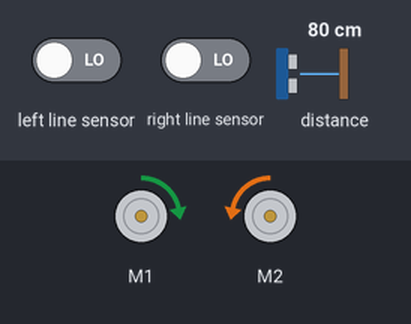
The program below on a simulated BBC micro:bit (MakeCode). Parts: 2 × DC motor (green arrow = forward, orange = backward, longer = faster). Inputs (shaded band) come from the test bench; at power-on: distance to the obstacle 80 cm, left line sensor LOW, right line sensor LOW.

Above: at 1.2 s.
1.3 s: distance to the obstacle set to 16 cm
2.8 s: distance to the obstacle set to 13 cm
At 2.97 s:
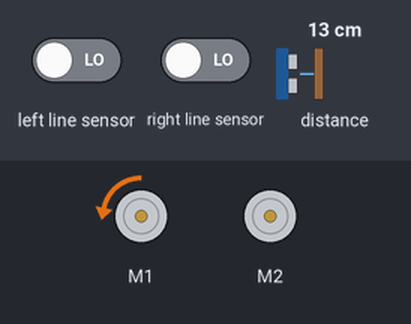
5.8 s: distance to the obstacle set to 9 cm
At 8.44 s:
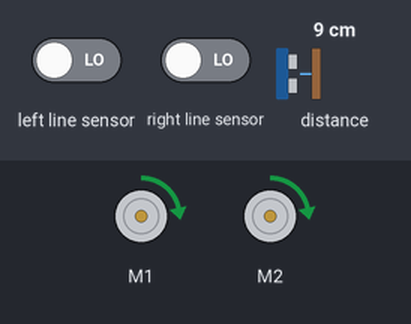
8.8 s: distance to the obstacle set to 18 cm
At 10.0 s:
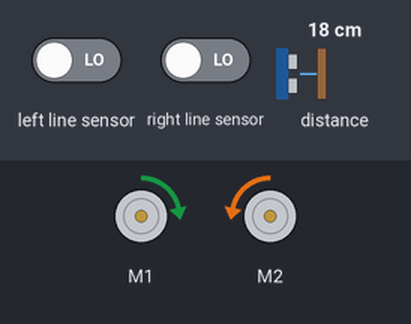
10.3 s: distance to the obstacle set to 2 cm
Timing chart, 0 to 14.3 s (numbered marks = the images above; inputs shaded):
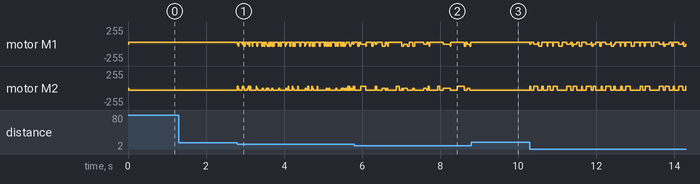

Measured:
- the behaviour switches between 15 and 14 cm on distance to the obstacle (found by bisection; images 0 and 1)
- after the input at 1.3 s, every drawn part: stays the same
- after the input at 8.8 s, motor M1: stops changing and stays forward 30/255; motor M2: stops changing and stays backward 30/255

The program:

main.ts
```typescript
function goSearching () {
    maqueen.motorRun(maqueen.Motors.M1, maqueen.Dir.CW, 30)
    maqueen.motorRun(maqueen.Motors.M2, maqueen.Dir.CCW, 30)
    searching = true
    while (searching) {
        distance = maqueen.Ultrasonic(PingUnit.Centimeters)
        if (distance > 0 && distance < 15) {
            found = true
            searching = false
        }
    }
}
function goBack () {
    maqueen.motorRun(maqueen.Motors.All, maqueen.Dir.CCW, 30)
    basic.pause(executionTime)
}
function goPush () {
    maqueen.motorRun(maqueen.Motors.All, maqueen.Dir.CW, 30)
    pushing = true
    startTime = input.runningTime()
    while (pushing) {
        if (maqueen.readPatrol(maqueen.Patrol.PatrolLeft) == 0 && maqueen.readPatrol(maqueen.Patrol.PatrolRight) == 0) {
            maqueen.motorRun(maqueen.Motors.All, maqueen.Dir.CW, 0)
            pushing = false
        }
    }
    executionTime = input.runningTime() - startTime
}
let startTime = 0
let pushing = false
let executionTime = 0
let distance = 0
let searching = false
let found = false
let active = true
while (active) {
    found = false
    goSearching()
    if (found) {
        goPush()
        goBack()
    } else {
        active = false
    }
}
```

test.ts
```typescript
// 在這裡測試；當此封包作為擴充功能時，將不會編譯此內容。
```
